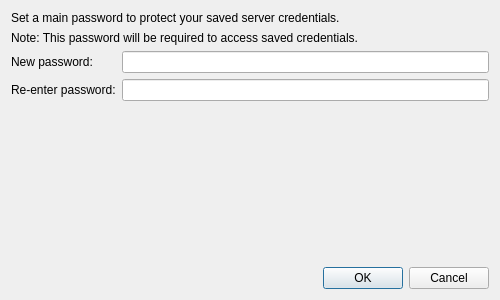
<?xml version="1.0" encoding="UTF-8"?>
<ui version="4.0">
 <class>SetMainPasswordDialog</class>
 <widget class="QDialog" name="SetMainPasswordDialog">
  <property name="geometry">
   <rect>
    <x>0</x>
    <y>0</y>
    <width>500</width>
    <height>300</height>
   </rect>
  </property>
  <property name="windowTitle">
   <string>Set Main Password</string>
  </property>
  <layout class="QVBoxLayout" name="verticalLayout">
   <item>
    <widget class="QLabel" name="mainBlurbLabel">
     <property name="text">
      <string>Set a main password to protect your saved server credentials.</string>
     </property>
     <property name="wordWrap">
      <bool>true</bool>
     </property>
    </widget>
   </item>
   <item>
    <widget class="QLabel" name="noteLabel">
     <property name="text">
      <string>Note: This password will be required to access saved credentials.</string>
     </property>
     <property name="wordWrap">
      <bool>true</bool>
     </property>
    </widget>
   </item>
   <item>
    <layout class="QFormLayout" name="formLayout">
     <item row="0" column="0">
      <widget class="QLabel" name="mainLabel">
       <property name="text">
        <string>New password:</string>
       </property>
      </widget>
     </item>
     <item row="0" column="1">
      <widget class="QLineEdit" name="mainTextBox">
       <property name="echoMode">
        <enum>QLineEdit::Password</enum>
       </property>
      </widget>
     </item>
     <item row="1" column="0">
      <widget class="QLabel" name="reEnterMainLabel">
       <property name="text">
        <string>Re-enter password:</string>
       </property>
      </widget>
     </item>
     <item row="1" column="1">
      <widget class="QLineEdit" name="reEnterMainTextBox">
       <property name="echoMode">
        <enum>QLineEdit::Password</enum>
       </property>
      </widget>
     </item>
    </layout>
   </item>
   <item>
    <widget class="QLabel" name="newPasswordError">
     <property name="text">
      <string/>
     </property>
     <property name="styleSheet">
      <string notr="true">color: red;</string>
     </property>
     <property name="visible">
      <bool>false</bool>
     </property>
    </widget>
   </item>
   <item>
    <spacer name="verticalSpacer">
     <property name="orientation">
      <enum>Qt::Vertical</enum>
     </property>
     <property name="sizeHint" stdset="0">
      <size>
       <width>20</width>
       <height>40</height>
      </size>
     </property>
    </spacer>
   </item>
   <item>
    <widget class="QDialogButtonBox" name="buttonBox">
     <property name="orientation">
      <enum>Qt::Horizontal</enum>
     </property>
     <property name="standardButtons">
      <set>QDialogButtonBox::Cancel|QDialogButtonBox::Ok</set>
     </property>
    </widget>
   </item>
  </layout>
 </widget>
 <resources/>
 <connections>
  <connection>
   <sender>buttonBox</sender>
   <signal>rejected()</signal>
   <receiver>SetMainPasswordDialog</receiver>
   <slot>reject()</slot>
   <hints>
    <hint type="sourcelabel">
     <x>316</x>
     <y>260</y>
    </hint>
    <hint type="destinationlabel">
     <x>286</x>
     <y>274</y>
    </hint>
   </hints>
  </connection>
 </connections>
</ui>
